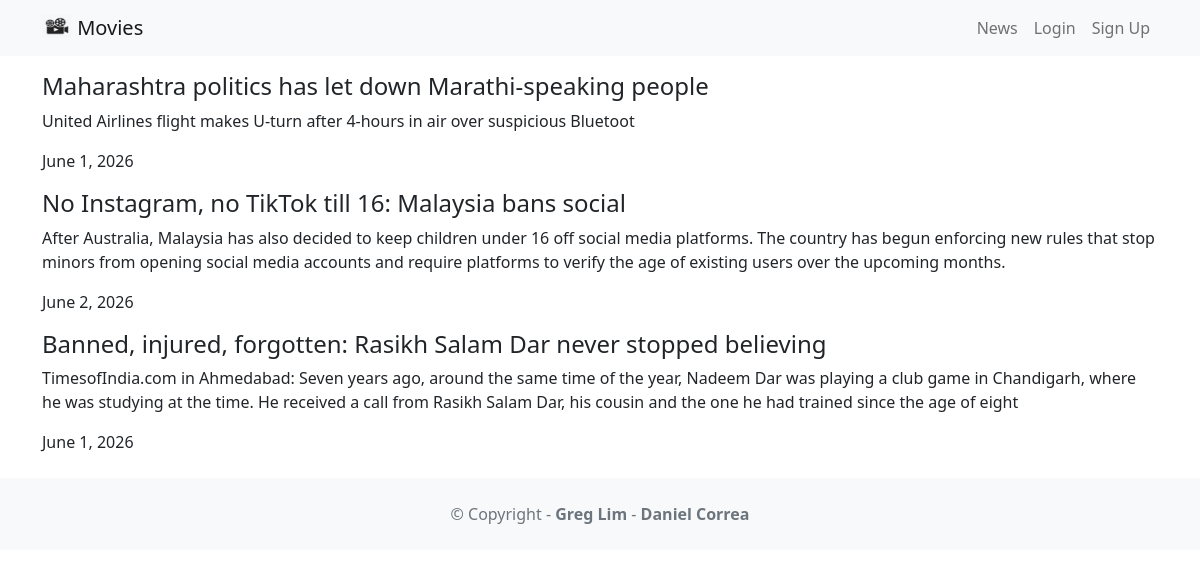
Page /news/ on the committed database.
### news/models.py (models this page shows)
class News(models.Model):
    headline=models.CharField(max_length=200)
    body=models.TextField()
    date=models.DateField()

### news/views.py (the view)
# urls.py: path("news/",nv.news,name="news"),
def news(request):
    newss=News.objects.all()
    return render(request,"news.html",{"newss":newss})

### news/templates/news.html
{% extends "base.html" %}
{% block content %}
    {% for i in newss %}
    <div>
       <h4> {{ i.headline }}</h4>
       <p> {{ i.body}} </p>
       <p>{{ i.date }} </p>
    </div>
    {% endfor %}
  {% endblock content %}

### rows in the picture
News: headline "Maharashtra politics has let down Marathi-speaking people", body "United Airlines flight makes U-turn after 4-hours in air over suspicious Bluetoot", date "June 1, 2026"
News: headline "No Instagram, no TikTok till 16: Malaysia bans social", body "After Australia, Malaysia has also decided to keep children under 16 off social media platforms. The country has begun enforcing new rules that stop minors from opening social media accounts and require platforms to verify the age of existing users over the upcoming months.", date "June 2, 2026"
News: headline "Banned, injured, forgotten: Rasikh Salam Dar never stopped believing", body "TimesofIndia.com in Ahmedabad: Seven years ago, around the same time of the year, Nadeem Dar was playing a club game in Chandigarh, where he was studying at the time. He received a call from Rasikh Salam Dar, his cousin and the one he had trained since the age of eight", date "June 1, 2026"
